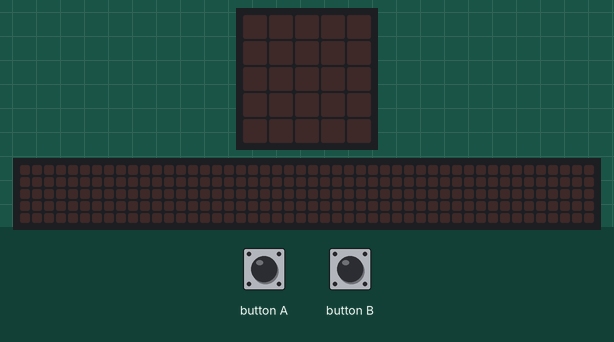
Recording of a program running on a simulated BBC micro:bit (MakeCode). On the bench: the board's 5×5 LED display, a strip that is not on the board, showing the scrolling text unrolled. The test bench sets the inputs (shaded band). The 48×5 strip is a reading aid, not a part: it shows the text the display is scrolling, unrolled, one strip-width of it at a time; the short countdown, score and lost-life animations are approximate.

Above: at 1.2 s.
1.3 s: button A pressed for 0.15 s
At 4.0 s:
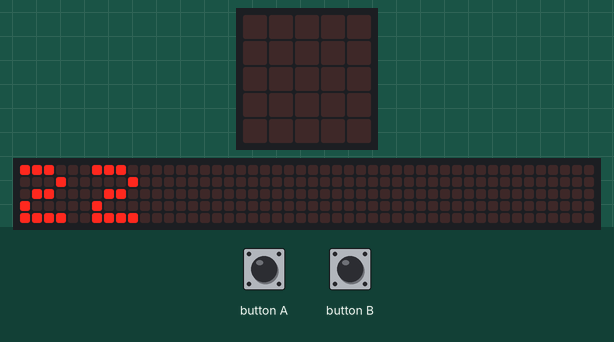
4.3 s: button A pressed for 0.15 s
At 4.52 s:
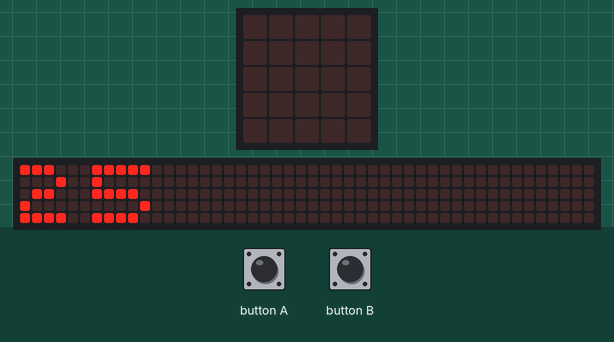
Timing chart, 0 to 7.3 s (numbered marks = the images above; inputs shaded):
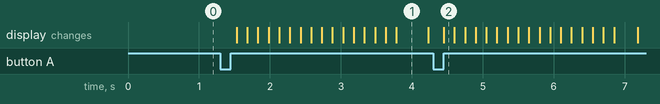

The program:

main.ts
```typescript
let wacht = 0
input.onButtonPressed(Button.A, function () {
    game.pause()
    basic.showNumber(game.score())
    basic.clearScreen()
    game.resume()
})
input.onButtonPressed(Button.B, function () {
    game.setScore(0)
})
basic.forever(function () {
    game.addScore(1)
    basic.pause(wacht)
})
basic.forever(function () {
    if (game.score() == 0) {
        wacht = 1000
    }
})
basic.forever(function () {
    if (game.score() == 240) {
        game.pause()
        game.gameOver()
    }
})
basic.forever(function () {
    if (game.score() == 20) {
        wacht = 950
    }
})
basic.forever(function () {
    if (game.score() == 40) {
        wacht = 850
    }
})
basic.forever(function () {
    if (game.score() == 200) {
        wacht = 150
    }
})
basic.forever(function () {
    if (game.score() == 220) {
        wacht = 50
    }
})
basic.forever(function () {
    if (game.score() == 150) {
        wacht = 300
    }
})
basic.forever(function () {
    if (game.score() == 60) {
        wacht = 700
    }
})
basic.forever(function () {
    if (game.score() == 90) {
        wacht = 550
    }
})
basic.forever(function () {
    if (game.score() == 120) {
        wacht = 400
    }
})
```

test.ts
```typescript
// tests gaan hier; deze zal niet worden gecompileerd wanneer dit pakket wordt gebruikt als extensie.
```

Measured:
- after the input at 1.3 s, the display: changes after 0.23 s (image 1)
- after the input at 4.3 s, the display: changes after 0.15 s (image 2)
- what the display in image 1 shows lasts 0.4 s, from 3.8 s to 4.2 s
